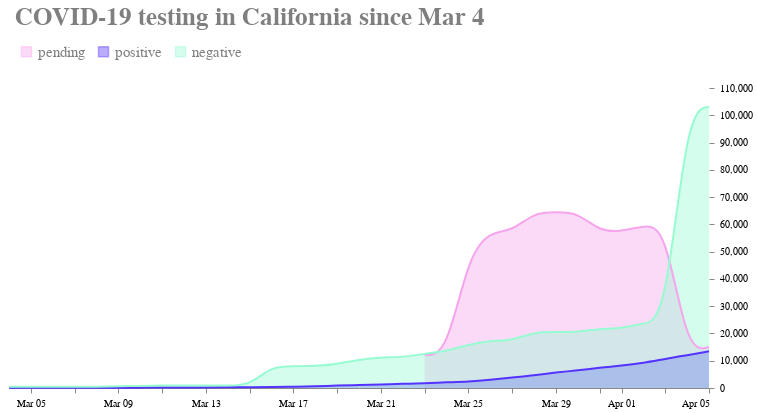

The notebook cell saved with this chart:
### Markdown cell above
> Tip: Hover over chart to interact

### Code cell
#hide_input

testChart

### Figure 1 — Vega-Lite specification as saved in the notebook (floating-point values rounded to 4 significant figures)
{"config": {"view": {"continuousWidth": 400, "continuousHeight": 300, "strokeWidth": 0}, "axis": {"grid": false}, "axisX": {"labelPadding": 5, "title": null}, "axisY": {"domainOpacity": 0, "labelPadding": 5, "orient": "right", "title": null}, "legend": {"labelColor": "#7f7f7f", "labelFontSize": 15, "orient": "top", "padding": 10, "symbolType": "square", "title": null}, "title": {"anchor": "start", "color": "#7f7f7f", "dx": 10, "fontSize": 25}}, "layer": [{"mark": {"type": "area", "interpolate": "basis", "opacity": 0.4}, "encoding": {"color": {"type": "nominal", "field": "key", "scale": {"domain": ["pending", "positive", "negative"], "range": ["#f6a4ec", "#5433ff", "#97fbd1"]}}, "x": {"type": "temporal", "axis": {"format": "%b %d"}, "field": "date"}, "y": {"type": "quantitative", "field": "value", "stack": null}}, "title": "COVID-19 testing in California since Mar 4", "transform": [{"fold": ["pending", "positive", "negative"]}], "width": 700}, {"mark": {"type": "line", "interpolate": "basis", "strokeWidth": 2}, "encoding": {"color": {"type": "nominal", "field": "key", "scale": {"domain": ["pending", "positive", "negative"], "range": ["#f6a4ec", "#5433ff", "#97fbd1"]}}, "x": {"type": "temporal", "axis": {"format": "%b %d"}, "field": "date"}, "y": {"type": "quantitative", "field": "value", "stack": null}}, "transform": [{"fold": ["pending", "positive", "negative"]}]}, {"mark": "point", "encoding": {"opacity": {"value": 0}, "x": {"type": "temporal", "field": "date"}}, "selection": {"selector001": {"type": "single", "nearest": true, "on": "mouseover", "fields": ["date"], "empty": "none"}}}, {"mark": {"type": "point", "fill": "#ff4c4d", "stroke": "#ff4c4d"}, "encoding": {"color": {"type": "nominal", "field": "key", "scale": {"domain": ["pending", "positive", "negative"], "range": ["#f6a4ec", "#5433ff", "#97fbd1"]}}, "opacity": {"condition": {"value": 1, "selection": "selector001"}, "value": 0}, "x": {"type": "temporal", "axis": {"format": "%b %d"}, "field": "date"}, "y": {"type": "quantitative", "field": "value", "stack": null}}, "title": "COVID-19 testing in California since Mar 4", "transform": [{"fold": ["pending", "positive", "negative"]}], "width": 700}, {"mark": {"type": "text", "align": "left", "dx": 5, "dy": -5, "fill": "black"}, "encoding": {"color": {"type": "nominal", "field": "key", "scale": {"domain": ["pending", "positive", "negative"], "range": ["#f6a4ec", "#5433ff", "#97fbd1"]}}, "text": {"condition": {"type": "quantitative", "field": "value", "selection": "selector001"}, "value": " "}, "x": {"type": "temporal", "axis": {"format": "%b %d"}, "field": "date"}, "y": {"type": "quantitative", "field": "value", "stack": null}}, "title": "COVID-19 testing in California since Mar 4", "transform": [{"fold": ["pending", "positive", "negative"]}], "width": 700}, {"mark": {"type": "rule", "color": "black"}, "encoding": {"x": {"type": "temporal", "field": "date"}}, "transform": [{"filter": {"selection": "selector001"}}]}], "data": {"name": "data-314acb6d35d6943a48bbe7228af41912"}, "$schema": "https://vega.github.io/schema/vega-lite/v4.8.1.json", "datasets": {"data-314acb6d35d6943a48bbe7228af41912": [{"date": "2020-04-05T00:00:00", "state": "CA", "positive": 13440.0, "negative": 103100.0, "pending": 15000.0, "hospitalizedCurrently": 2398.0, "hospitalizedCumulative": null, "inIcuCurrently": 1040.0, "inIcuCumulative": null, "onVentilatorCurrently": null, "onVentilatorCumulative": null, "recovered": null, "hash": "b16da92c388833be7769869d9eaf221dabbd9b20", "dateChecked": "2020-04-05T20:00:00Z", "death": 319.0, "hospitalized": null, "total": 131533, "totalTestResults": 116533, "posNeg": 116533, "fips": "06", "deathIncrease": 43.0, "hospitalizedIncrease": 0.0, "negativeIncrease": 1421.0, "positiveIncrease": 1412.0, "totalTestResultsIncrease": 2833.0}, {"date": "2020-04-04T00:00:00", "state": "CA", "positive": 12030.0, "negative": 101700.0, "pending": 13000.0, "hospitalizedCurrently": 2300.0, "hospitalizedCumulative": null, "inIcuCurrently": 1008.0, "inIcuCumulative": null, "onVentilatorCurrently": null, "onVentilatorCumulative": null, "recovered": null, "hash": "4a3edf69851dfa895e0e69e83fb57f41cd4c4a9f", "dateChecked": "2020-04-04T20:00:00Z", "death": 276.0, "hospitalized": null, "total": 126700, "totalTestResults": 113700, "posNeg": 113700, "fips": "06", "deathIncrease": 39.0, "hospitalizedIncrease": 0.0, "negativeIncrease": 77080.0, "positiveIncrease": 1325.0, "totalTestResultsIncrease": 78400.0}, {"date": "2020-04-03T00:00:00", "state": "CA", "positive": 10700.0, "negative": 24600.0, "pending": 59500.0, "hospitalizedCurrently": 2188.0, "hospitalizedCumulative": null, "inIcuCurrently": 901.0, "inIcuCumulative": null, "onVentilatorCurrently": null, "onVentilatorCumulative": null, "recovered": null, "hash": "67f105bfa3690e07b85e362a0c6c43aa796aba45", "dateChecked": "2020-04-03T20:00:00Z", "death": 237.0, "hospitalized": null, "total": 94800, "totalTestResults": 35300, "posNeg": 35300, "fips": "06", "deathIncrease": 34.0, "hospitalizedIncrease": 0.0, "negativeIncrease": 790.0, "positiveIncrease": 1510.0, "totalTestResultsIncrease": 2300.0}, {"date": "2020-04-02T00:00:00", "state": "CA", "positive": 9191.0, "negative": 23810.0, "pending": 59500.0, "hospitalizedCurrently": 1922.0, "hospitalizedCumulative": null, "inIcuCurrently": 816.0, "inIcuCumulative": null, "onVentilatorCurrently": null, "onVentilatorCumulative": null, "recovered": null, "hash": "99877fe91b05bb13daef3f63c02c50d2a271e7f5", "dateChecked": "2020-04-02T20:00:00Z", "death": 203.0, "hospitalized": null, "total": 92500, "totalTestResults": 33000, "posNeg": 33000, "fips": "06", "deathIncrease": 32.0, "hospitalizedIncrease": 0.0, "negativeIncrease": 2037.0, "positiveIncrease": 1036.0, "totalTestResultsIncrease": 3073.0}, {"date": "2020-04-01T00:00:00", "state": "CA", "positive": 8155.0, "negative": 21770.0, "pending": 57400.0, "hospitalizedCurrently": 1855.0, "hospitalizedCumulative": 1855.0, "inIcuCurrently": 774.0, "inIcuCumulative": 774.0, "onVentilatorCurrently": null, "onVentilatorCumulative": null, "recovered": null, "hash": "6fb93efce94c15c30e753005c45c7b45e390198c", "dateChecked": "2020-04-01T20:00:00Z", "death": 171.0, "hospitalized": 1855.0, "total": 87327, "totalTestResults": 29927, "posNeg": 29927, "fips": "06", "deathIncrease": 18.0, "hospitalizedIncrease": 238.0, "negativeIncrease": 0.0, "positiveIncrease": 673.0, "totalTestResultsIncrease": 673.0}, {"date": "2020-03-31T00:00:00", "state": "CA", "positive": 7482.0, "negative": 21770.0, "pending": 57400.0, "hospitalizedCurrently": 1617.0, "hospitalizedCumulative": 1617.0, "inIcuCurrently": 657.0, "inIcuCumulative": 657.0, "onVentilatorCurrently": null, "onVentilatorCumulative": null, "recovered": null, "hash": "8aa120a4c2d14e4da8b37e1148edb1eec68c9797", "dateChecked": "2020-03-31T20:00:00Z", "death": 153.0, "hospitalized": 1617.0, "total": 86654, "totalTestResults": 29254, "posNeg": 29254, "fips": "06", "deathIncrease": 20.0, "hospitalizedIncrease": 185.0, "negativeIncrease": 1223.0, "positiveIncrease": 1035.0, "totalTestResultsIncrease": 2258.0}, {"date": "2020-03-30T00:00:00", "state": "CA", "positive": 6447.0, "negative": 20550.0, "pending": 64400.0, "hospitalizedCurrently": 1432.0, "hospitalizedCumulative": 1432.0, "inIcuCurrently": 597.0, "inIcuCumulative": 597.0, "onVentilatorCurrently": null, "onVentilatorCumulative": null, "recovered": null, "hash": "b2fd37c8b374d544e8f30c2b619be88799980737", "dateChecked": "2020-03-30T20:00:00Z", "death": 133.0, "hospitalized": 1432.0, "total": 91396, "totalTestResults": 26996, "posNeg": 26996, "fips": "06", "deathIncrease": 10.0, "hospitalizedIncrease": 398.0, "negativeIncrease": 0.0, "positiveIncrease": 739.0, "totalTestResultsIncrease": 739.0}, {"date": "2020-03-29T00:00:00", "state": "CA", "positive": 5708.0, "negative": 20550.0, "pending": 64400.0, "hospitalizedCurrently": 1034.0, "hospitalizedCumulative": 1034.0, "inIcuCurrently": 410.0, "inIcuCumulative": 410.0, "onVentilatorCurrently": null, "onVentilatorCumulative": null, "recovered": null, "hash": "1b6fd0782f7e0f6178ea2f83a468c5d2471cc0d7", "dateChecked": "2020-03-29T20:00:00Z", "death": 123.0, "hospitalized": 1034.0, "total": 90657, "totalTestResults": 26257, "posNeg": 26257, "fips": "06", "deathIncrease": 22.0, "hospitalizedIncrease": 0.0, "negativeIncrease": 0.0, "positiveIncrease": 1065.0, "totalTestResultsIncrease": 1065.0}, {"date": "2020-03-28T00:00:00", "state": "CA", "positive": 4643.0, "negative": 20550.0, "pending": 64400.0, "hospitalizedCurrently": 1034.0, "hospitalizedCumulative": 1034.0, "inIcuCurrently": 410.0, "inIcuCumulative": 410.0, "onVentilatorCurrently": null, "onVentilatorCumulative": null, "recovered": null, "hash": "8c30beb89dd131ed8a1aacaa4d70b47e58810777", "dateChecked": "2020-03-28T20:00:00Z", "death": 101.0, "hospitalized": 1034.0, "total": 89592, "totalTestResults": 25192, "posNeg": 25192, "fips": "06", "deathIncrease": 23.0, "hospitalizedIncrease": 288.0, "negativeIncrease": 3169.0, "positiveIncrease": 764.0, "totalTestResultsIncrease": 3933.0}, {"date": "2020-03-27T00:00:00", "state": "CA", "positive": 3879.0, "negative": 17380.0, "pending": 57400.0, "hospitalizedCurrently": 746.0, "hospitalizedCumulative": 746.0, "inIcuCurrently": 200.0, "inIcuCumulative": 200.0, "onVentilatorCurrently": null, "onVentilatorCumulative": null, "recovered": null, "hash": "10bb2a3981dc15348851c537abdb117a3e09d2a3", "dateChecked": "2020-03-27T20:00:00Z", "death": 78.0, "hospitalized": 746.0, "total": 78659, "totalTestResults": 21259, "posNeg": 21259, "fips": "06", "deathIncrease": 13.0, "hospitalizedIncrease": 746.0, "negativeIncrease": 0.0, "positiveIncrease": 873.0, "totalTestResultsIncrease": 873.0}, {"date": "2020-03-26T00:00:00", "state": "CA", "positive": 3006.0, "negative": 17380.0, "pending": 57400.0, "hospitalizedCurrently": null, "hospitalizedCumulative": null, "inIcuCurrently": null, "inIcuCumulative": null, "onVentilatorCurrently": null, "onVentilatorCumulative": null, "recovered": null, "hash": "d073989819811eaa4edd1a4f71a3716c44b653ac", "dateChecked": "2020-03-26T20:00:00Z", "death": 65.0, "hospitalized": null, "total": 77786, "totalTestResults": 20386, "posNeg": 20386, "fips": "06", "deathIncrease": 12.0, "hospitalizedIncrease": 0.0, "negativeIncrease": 1459.0, "positiveIncrease": 651.0, "totalTestResultsIncrease": 2110.0}, {"date": "2020-03-25T00:00:00", "state": "CA", "positive": 2355.0, "negative": 15920.0, "pending": 48600.0, "hospitalizedCurrently": null, "hospitalizedCumulative": null, "inIcuCurrently": null, "inIcuCumulative": null, "onVentilatorCurrently": null, "onVentilatorCumulative": null, "recovered": null, "hash": "8d9cf944b6bf56c413644ce7729ef18efa3d75a0", "dateChecked": "2020-03-25T20:00:00Z", "death": 53.0, "hospitalized": null, "total": 66876, "totalTestResults": 18276, "posNeg": 18276, "fips": "06", "deathIncrease": 13.0, "hospitalizedIncrease": 0.0, "negativeIncrease": 2469.0, "positiveIncrease": 253.0, "totalTestResultsIncrease": 2722.0}, {"date": "2020-03-24T00:00:00", "state": "CA", "positive": 2102.0, "negative": 13450.0, "pending": 12100.0, "hospitalizedCurrently": null, "hospitalizedCumulative": null, "inIcuCurrently": null, "inIcuCumulative": null, "onVentilatorCurrently": null, "onVentilatorCumulative": null, "recovered": null, "hash": "de4019ee1e7e99d093947ecd2a91c6093439f221", "dateChecked": "2020-03-24T20:00:00Z", "death": 40.0, "hospitalized": null, "total": 27654, "totalTestResults": 15554, "posNeg": 15554, "fips": "06", "deathIncrease": 13.0, "hospitalizedIncrease": 0.0, "negativeIncrease": 885.0, "positiveIncrease": 369.0, "totalTestResultsIncrease": 1254.0}, {"date": "2020-03-23T00:00:00", "state": "CA", "positive": 1733.0, "negative": 12570.0, "pending": 12100.0, "hospitalizedCurrently": null, "hospitalizedCumulative": null, "inIcuCurrently": null, "inIcuCumulative": null, "onVentilatorCurrently": null, "onVentilatorCumulative": null, "recovered": null, "hash": "71c982ee815f7305f8cc4c93014774584620fa5f", "dateChecked": "2020-03-23T20:00:00Z", "death": 27.0, "hospitalized": null, "total": 26400, "totalTestResults": 14300, "posNeg": 14300, "fips": "06", "deathIncrease": 0.0, "hospitalizedIncrease": 0.0, "negativeIncrease": 1263.0, "positiveIncrease": 197.0, "totalTestResultsIncrease": 1460.0}, {"date": "2020-03-22T00:00:00", "state": "CA", "positive": 1536.0, "negative": 11300.0, "pending": null, "hospitalizedCurrently": null, "hospitalizedCumulative": null, "inIcuCurrently": null, "inIcuCumulative": null, "onVentilatorCurrently": null, "onVentilatorCumulative": null, "recovered": null, "hash": "894c0795f019e9dad5fb2ea4b76464bd93ca011e", "dateChecked": "2020-03-22T20:00:00Z", "death": 27.0, "hospitalized": null, "total": 12840, "totalTestResults": 12840, "posNeg": 12840, "fips": "06", "deathIncrease": 3.0, "hospitalizedIncrease": 0.0, "negativeIncrease": 55.0, "positiveIncrease": 257.0, "totalTestResultsIncrease": 312.0}, {"date": "2020-03-21T00:00:00", "state": "CA", "positive": 1279.0, "negative": 11250.0, "pending": null, "hospitalizedCurrently": null, "hospitalizedCumulative": null, "inIcuCurrently": null, "inIcuCumulative": null, "onVentilatorCurrently": null, "onVentilatorCumulative": null, "recovered": null, "hash": "49c4e45a8661e84906ca87575ab8d30e7c494b6c", "dateChecked": "2020-03-21T20:00:00Z", "death": 24.0, "hospitalized": null, "total": 12528, "totalTestResults": 12528, "posNeg": 12528, "fips": "06", "deathIncrease": 4.0, "hospitalizedIncrease": 0.0, "negativeIncrease": 825.0, "positiveIncrease": 216.0, "totalTestResultsIncrease": 1041.0}, {"date": "2020-03-20T00:00:00", "state": "CA", "positive": 1063.0, "negative": 10420.0, "pending": null, "hospitalizedCurrently": null, "hospitalizedCumulative": null, "inIcuCurrently": null, "inIcuCumulative": null, "onVentilatorCurrently": null, "onVentilatorCumulative": null, "recovered": null, "hash": "22cfcbb820f66309386b4bdfdf47a806dd894a62", "dateChecked": "2020-03-20T20:00:00Z", "death": 20.0, "hospitalized": null, "total": 11487, "totalTestResults": 11487, "posNeg": 11487, "fips": "06", "deathIncrease": 2.0, "hospitalizedIncrease": 0.0, "negativeIncrease": 1637.0, "positiveIncrease": 139.0, "totalTestResultsIncrease": 1776.0}, {"date": "2020-03-19T00:00:00", "state": "CA", "positive": 924.0, "negative": 8787.0, "pending": null, "hospitalizedCurrently": null, "hospitalizedCumulative": null, "inIcuCurrently": null, "inIcuCumulative": null, "onVentilatorCurrently": null, "onVentilatorCumulative": null, "recovered": null, "hash": "b9c67f8fde621d5bb8895c6a6fcbdcf8440ccf2a", "dateChecked": "2020-03-19T20:00:00Z", "death": 18.0, "hospitalized": null, "total": 9711, "totalTestResults": 9711, "posNeg": 9711, "fips": "06", "deathIncrease": 5.0, "hospitalizedIncrease": 0.0, "negativeIncrease": 806.0, "positiveIncrease": 313.0, "totalTestResultsIncrease": 1119.0}, {"date": "2020-03-18T00:00:00", "state": "CA", "positive": 611.0, "negative": 7981.0, "pending": null, "hospitalizedCurrently": null, "hospitalizedCumulative": null, "inIcuCurrently": null, "inIcuCumulative": null, "onVentilatorCurrently": null, "onVentilatorCumulative": null, "recovered": null, "hash": "646da42647f99037e2c2b31faf21a04c5b5ff197", "dateChecked": "2020-03-18T20:00:00Z", "death": 13.0, "hospitalized": null, "total": 8592, "totalTestResults": 8592, "posNeg": 8592, "fips": "06", "deathIncrease": 2.0, "hospitalizedIncrease": 0.0, "negativeIncrease": 0.0, "positiveIncrease": 128.0, "totalTestResultsIncrease": 128.0}, {"date": "2020-03-17T00:00:00", "state": "CA", "positive": 483.0, "negative": 7981.0, "pending": null, "hospitalizedCurrently": null, "hospitalizedCumulative": null, "inIcuCurrently": null, "inIcuCumulative": null, "onVentilatorCurrently": null, "onVentilatorCumulative": null, "recovered": null, "hash": "3a5a29b79b4583de68455525d065127db6a3e97b", "dateChecked": "2020-03-17T20:00:00Z", "death": 11.0, "hospitalized": null, "total": 8464, "totalTestResults": 8464, "posNeg": 8464, "fips": "06", "deathIncrease": 5.0, "hospitalizedIncrease": 0.0, "negativeIncrease": 0.0, "positiveIncrease": 148.0, "totalTestResultsIncrease": 148.0}, {"date": "2020-03-16T00:00:00", "state": "CA", "positive": 335.0, "negative": 7981.0, "pending": null, "hospitalizedCurrently": null, "hospitalizedCumulative": null, "inIcuCurrently": null, "inIcuCumulative": null, "onVentilatorCurrently": null, "onVentilatorCumulative": null, "recovered": null, "hash": "ae22555d7ccc020a6fc6268f759c981a681af584", "dateChecked": "2020-03-16T20:00:00Z", "death": 6.0, "hospitalized": null, "total": 8316, "totalTestResults": 8316, "posNeg": 8316, "fips": "06", "deathIncrease": 1.0, "hospitalizedIncrease": 0.0, "negativeIncrease": 7065.0, "positiveIncrease": 42.0, "totalTestResultsIncrease": 7107.0}, {"date": "2020-03-15T00:00:00", "state": "CA", "positive": 293.0, "negative": 916.0, "pending": null, "hospitalizedCurrently": null, "hospitalizedCumulative": null, "inIcuCurrently": null, "inIcuCumulative": null, "onVentilatorCurrently": null, "onVentilatorCumulative": null, "recovered": null, "hash": "5e5e85687553cddbfc767524eedc40d04efeb98a", "dateChecked": "2020-03-15T20:00:00Z", "death": 5.0, "hospitalized": null, "total": 1209, "totalTestResults": 1209, "posNeg": 1209, "fips": "06", "deathIncrease": 0.0, "hospitalizedIncrease": 0.0, "negativeIncrease": 0.0, "positiveIncrease": 41.0, "totalTestResultsIncrease": 41.0}, {"date": "2020-03-14T00:00:00", "state": "CA", "positive": 252.0, "negative": 916.0, "pending": null, "hospitalizedCurrently": null, "hospitalizedCumulative": null, "inIcuCurrently": null, "inIcuCumulative": null, "onVentilatorCurrently": null, "onVentilatorCumulative": null, "recovered": null, "hash": "bfe38009fc5e230d310f823f106a0947b1a2bce3", "dateChecked": "2020-03-14T20:00:00Z", "death": 5.0, "hospitalized": null, "total": 1168, "totalTestResults": 1168, "posNeg": 1168, "fips": "06", "deathIncrease": 1.0, "hospitalizedIncrease": 0.0, "negativeIncrease": 0.0, "positiveIncrease": 50.0, "totalTestResultsIncrease": 50.0}, {"date": "2020-03-13T00:00:00", "state": "CA", "positive": 202.0, "negative": 916.0, "pending": null, "hospitalizedCurrently": null, "hospitalizedCumulative": null, "inIcuCurrently": null, "inIcuCumulative": null, "onVentilatorCurrently": null, "onVentilatorCumulative": null, "recovered": null, "hash": "bb817225b0e56a4c1051b2e6550b5ae85e06487c", "dateChecked": "2020-03-13T20:00:00Z", "death": 4.0, "hospitalized": null, "total": 1118, "totalTestResults": 1118, "posNeg": 1118, "fips": "06", "deathIncrease": 0.0, "hospitalizedIncrease": 0.0, "negativeIncrease": 0.0, "positiveIncrease": 0.0, "totalTestResultsIncrease": 0.0}, {"date": "2020-03-12T00:00:00", "state": "CA", "positive": 202.0, "negative": 916.0, "pending": null, "hospitalizedCurrently": null, "hospitalizedCumulative": null, "inIcuCurrently": null, "inIcuCumulative": null, "onVentilatorCurrently": null, "onVentilatorCumulative": null, "recovered": null, "hash": "8dd3541eb41a6171cc6bbf05632f8d9bb4570490", "dateChecked": "2020-03-12T20:00:00Z", "death": 4.0, "hospitalized": null, "total": 1118, "totalTestResults": 1118, "posNeg": 1118, "fips": "06", "deathIncrease": 4.0, "hospitalizedIncrease": 0.0, "negativeIncrease": 0.0, "positiveIncrease": 45.0, "totalTestResultsIncrease": 45.0}, {"date": "2020-03-11T00:00:00", "state": "CA", "positive": 157.0, "negative": 916.0, "pending": null, "hospitalizedCurrently": null, "hospitalizedCumulative": null, "inIcuCurrently": null, "inIcuCumulative": null, "onVentilatorCurrently": null, "onVentilatorCumulative": null, "recovered": null, "hash": "5b964b8b4ae1c9c7ef6daba3357363e3abc15fc2", "dateChecked": "2020-03-11T20:00:00Z", "death": null, "hospitalized": null, "total": 1073, "totalTestResults": 1073, "posNeg": 1073, "fips": "06", "deathIncrease": 0.0, "hospitalizedIncrease": 0.0, "negativeIncrease": 226.0, "positiveIncrease": 24.0, "totalTestResultsIncrease": 250.0}, {"date": "2020-03-10T00:00:00", "state": "CA", "positive": 133.0, "negative": 690.0, "pending": null, "hospitalizedCurrently": null, "hospitalizedCumulative": null, "inIcuCurrently": null, "inIcuCumulative": null, "onVentilatorCurrently": null, "onVentilatorCumulative": null, "recovered": null, "hash": "0d0ac26ba210e002c4cef8b50e8305df0d25daea", "dateChecked": "2020-03-10T20:00:00Z", "death": null, "hospitalized": null, "total": 823, "totalTestResults": 823, "posNeg": 823, "fips": "06", "deathIncrease": 0.0, "hospitalizedIncrease": 0.0, "negativeIncrease": 0.0, "positiveIncrease": 19.0, "totalTestResultsIncrease": 19.0}, {"date": "2020-03-09T00:00:00", "state": "CA", "positive": 114.0, "negative": 690.0, "pending": null, "hospitalizedCurrently": null, "hospitalizedCumulative": null, "inIcuCurrently": null, "inIcuCumulative": null, "onVentilatorCurrently": null, "onVentilatorCumulative": null, "recovered": null, "hash": "6af63e3581f76d44b6446c5c221d5a2dd96f5a24", "dateChecked": "2020-03-09T20:00:00Z", "death": null, "hospitalized": null, "total": 804, "totalTestResults": 804, "posNeg": 804, "fips": "06", "deathIncrease": 0.0, "hospitalizedIncrease": 0.0, "negativeIncrease": 228.0, "positiveIncrease": 26.0, "totalTestResultsIncrease": 254.0}, {"date": "2020-03-08T00:00:00", "state": "CA", "positive": 88.0, "negative": 462.0, "pending": null, "hospitalizedCurrently": null, "hospitalizedCumulative": null, "inIcuCurrently": null, "inIcuCumulative": null, "onVentilatorCurrently": null, "onVentilatorCumulative": null, "recovered": null, "hash": "39ba303e6c33d759f657dfaa835f2714a49ecc37", "dateChecked": "2020-03-08T20:00:00Z", "death": null, "hospitalized": null, "total": 550, "totalTestResults": 550, "posNeg": 550, "fips": "06", "deathIncrease": 0.0, "hospitalizedIncrease": 0.0, "negativeIncrease": 0.0, "positiveIncrease": 19.0, "totalTestResultsIncrease": 19.0}, {"date": "2020-03-07T00:00:00", "state": "CA", "positive": 69.0, "negative": 462.0, "pending": null, "hospitalizedCurrently": null, "hospitalizedCumulative": null, "inIcuCurrently": null, "inIcuCumulative": null, "onVentilatorCurrently": null, "onVentilatorCumulative": null, "recovered": null, "hash": "311a213f5744c6b33147c107519218e8d9f55d23", "dateChecked": "2020-03-07T21:00:00Z", "death": null, "hospitalized": null, "total": 531, "totalTestResults": 531, "posNeg": 531, "fips": "06", "deathIncrease": 0.0, "hospitalizedIncrease": 0.0, "negativeIncrease": 0.0, "positiveIncrease": 9.0, "totalTestResultsIncrease": 9.0}, {"date": "2020-03-06T00:00:00", "state": "CA", "positive": 60.0, "negative": 462.0, "pending": null, "hospitalizedCurrently": null, "hospitalizedCumulative": null, "inIcuCurrently": null, "inIcuCumulative": null, "onVentilatorCurrently": null, "onVentilatorCumulative": null, "recovered": null, "hash": "ed5984edee3bf6ee9bc3b89bc15e52f3bdade592", "dateChecked": "2020-03-06T21:00:00Z", "death": null, "hospitalized": null, "total": 522, "totalTestResults": 522, "posNeg": 522, "fips": "06", "deathIncrease": 0.0, "hospitalizedIncrease": 0.0, "negativeIncrease": 0.0, "positiveIncrease": 7.0, "totalTestResultsIncrease": 7.0}, {"date": "2020-03-05T00:00:00", "state": "CA", "positive": 53.0, "negative": 462.0, "pending": null, "hospitalizedCurrently": null, "hospitalizedCumulative": null, "inIcuCurrently": null, "inIcuCumulative": null, "onVentilatorCurrently": null, "onVentilatorCumulative": null, "recovered": null, "hash": "ce0755ed64d8d97da631569ac60cacb5e301a000", "dateChecked": "2020-03-05T21:00:00Z", "death": null, "hospitalized": null, "total": 515, "totalTestResults": 515, "posNeg": 515, "fips": "06", "deathIncrease": 0.0, "hospitalizedIncrease": 0.0, "negativeIncrease": 0.0, "positiveIncrease": 0.0, "totalTestResultsIncrease": 0.0}, {"date": "2020-03-04T00:00:00", "state": "CA", "positive": 53.0, "negative": 462.0, "pending": null, "hospitalizedCurrently": null, "hospitalizedCumulative": null, "inIcuCurrently": null, "inIcuCumulative": null, "onVentilatorCurrently": null, "onVentilatorCumulative": null, "recovered": null, "hash": "e89c69dcaf7f202257af579a58f86c340eee886a", "dateChecked": "2020-03-04T21:00:00Z", "death": null, "hospitalized": null, "total": 515, "totalTestResults": 515, "posNeg": 515, "fips": "06", "deathIncrease": null, "hospitalizedIncrease": null, "negativeIncrease": null, "positiveIncrease": null, "totalTestResultsIncrease": null}]}}
